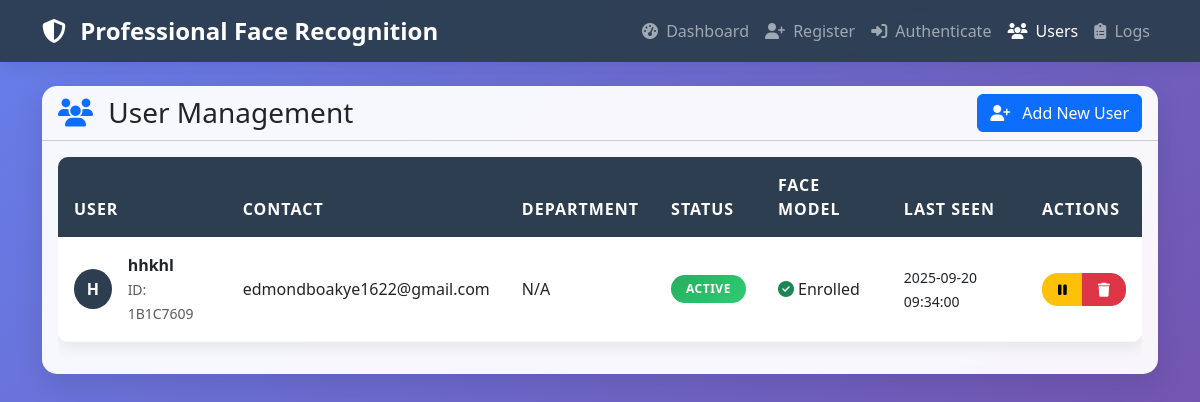
Screenshot of /users with the database file from the repository.
### tables this page shows
CREATE TABLE users (
                id INTEGER PRIMARY KEY AUTOINCREMENT,
                user_id TEXT UNIQUE NOT NULL,
                full_name TEXT NOT NULL,
                email TEXT UNIQUE NOT NULL,
                phone TEXT,
                department TEXT,
                role TEXT DEFAULT 'user',
                status TEXT DEFAULT 'active',
                created_at TIMESTAMP DEFAULT CURRENT_TIMESTAMP,
                updated_at TIMESTAMP DEFAULT CURRENT_TIMESTAMP,
                last_seen TIMESTAMP,
                face_model_path TEXT
            );

### professional_app.py (the view)
@app.route('/users')
def users_page():
    users = face_system.get_all_users()
    return render_template('users.html', users=users)

### templates/users.html (shortened to what this page needs)
<!DOCTYPE html>
<html lang="en">
<head>
    <link href="https://cdn.jsdelivr.net/npm/bootstrap@5.3.0/dist/css/bootstrap.min.css" rel="stylesheet">
    <link href="https://cdnjs.cloudflare.com/ajax/libs/font-awesome/6.4.0/css/all.min.css" rel="stylesheet">
</head>
<body>
    <nav class="navbar navbar-expand-lg navbar-dark">
        <div class="container">
            <a class="navbar-brand" href="/">
                <i class="fas fa-shield-alt me-2"></i>
                Professional Face Recognition
            </a>
            <div class="collapse navbar-collapse" id="navbarNav">
                <ul class="navbar-nav ms-auto">
                    <li class="nav-item">
                        <a class="nav-link" href="/"><i class="fas fa-tachometer-alt me-1"></i> Dashboard</a>
                    </li>
                    <li class="nav-item">
                        <a class="nav-link" href="/register"><i class="fas fa-user-plus me-1"></i> Register</a>
                    </li>
                    <li class="nav-item">
                        <a class="nav-link" href="/authenticate"><i class="fas fa-sign-in-alt me-1"></i> Authenticate</a>
                    </li>
                    <li class="nav-item">
                        <a class="nav-link active" href="/users"><i class="fas fa-users me-1"></i> Users</a>
                    </li>
                    <li class="nav-item">
                        <a class="nav-link" href="/logs"><i class="fas fa-clipboard-list me-1"></i> Logs</a>
                    </li>
                </ul>
            </div>
        </div>
    </nav>
    <div class="container mt-4">
        <div class="card">
            <div class="card-header bg-transparent">
                <div class="d-flex justify-content-between align-items-center">
                    <h3 class="mb-0">
                        <i class="fas fa-users me-2 text-primary"></i>
                        User Management
                    </h3>
                    <a href="/register" class="btn btn-primary">
                        <i class="fas fa-user-plus me-2"></i>
                        Add New User
                    </a>
                </div>
            </div>
            <div class="card-body">
                {% if users %}
                <div class="table-responsive">
                    <table class="table table-hover">
                        <thead>
                            <tr>
                                <th>User</th>
                                <th>Contact</th>
                                <th>Department</th>
                                <th>Status</th>
                                <th>Face Model</th>
                                <th>Last Seen</th>
                                <th>Actions</th>
                            </tr>
                        </thead>
                        <tbody>
                            {% for user in users %}
                            <tr>
                                <td>
                                    <div class="d-flex align-items-center">
                                        <div class="user-avatar me-3">
                                            {{ user.full_name[0].upper() }}
                                        </div>
                                        <div>
                                            <div class="fw-bold">{{ user.full_name }}</div>
                                            <small class="text-muted">ID: {{ user.user_id }}</small>
                                        </div>
                                    </div>
                                </td>
                                <td>
                                    <div>{{ user.email }}</div>
                                </td>
                                <td>
                                    {{ user.department or 'N/A' }}
                                </td>
                                <td>
                                    {% if user.status == 'active' %}
                                    <span class="badge badge-success">Active</span>
                                    {% elif user.status == 'inactive' %}
                                    <span class="badge badge-warning">Inactive</span>
                                    {% else %}
                                    <span class="badge badge-danger">Suspended</span>
                                    {% endif %}
                                </td>
                                <td>
                                    {% if user.has_face_model %}
                                    <i class="fas fa-check-circle text-success"></i> Enrolled
                                    {% else %}
                                    <i class="fas fa-times-circle text-danger"></i> Not Enrolled
                                    {% endif %}
                                </td>
                                <td>
                                    {% if user.last_seen %}
                                    <small>{{ user.last_seen }}</small>
                                    {% else %}
                                    <small class="text-muted">Never</small>
                                    {% endif %}
                                </td>
                                <td>
                                    <div class="btn-group" role="group">
                                        {% if user.status == 'active' %}
                                        <button class="btn btn-warning btn-sm" onclick="updateUserStatus('{{ user.user_id }}', 'inactive')">
                                            <i class="fas fa-pause"></i>
                                        </button>
                                        {% else %}
                                        <button class="btn btn-success btn-sm" onclick="updateUserStatus('{{ user.user_id }}', 'active')">
                                            <i class="fas fa-play"></i>
                                        </button>
                                        {% endif %}
                                        <button class="btn btn-danger btn-sm" onclick="deleteUser('{{ user.user_id }}', '{{ user.full_name }}')">
                                            <i class="fas fa-trash"></i>
                                        </button>
                                    </div>
                                </td>
                            </tr>
                            {% endfor %}
                        </tbody>
                    </table>
                </div>
                {% endif %}
            </div>
        </div>
    </div>
</body>
</html>

### templates/users.html (style rules this page uses)
:root { --primary-color: #2c3e50; --secondary-color: #3498db; --success-color: #27ae60; --warning-color: #f39c12; --danger-color: #e74c3c; }
body { background: linear-gradient(135deg, #667eea 0%, #764ba2 100%); min-height: 100vh; font-family: 'Segoe UI', Tahoma, Geneva, Verdana, sans-serif; }
.navbar { background: rgba(44, 62, 80, 0.95) !important; backdrop-filter: blur(10px); box-shadow: 0 2px 20px rgba(0,0,0,0.1); }
.navbar-brand { font-weight: 700; font-size: 1.5rem; }
.card { border: none; border-radius: 15px; box-shadow: 0 10px 30px rgba(0,0,0,0.1); backdrop-filter: blur(10px); background: rgba(255, 255, 255, 0.95); }
.table { background: white; border-radius: 10px; overflow: hidden; box-shadow: 0 5px 15px rgba(0,0,0,0.08); }
.table thead th { background: var(--primary-color); color: white; border: none; font-weight: 600; text-transform: uppercase; letter-spacing: 1px; padding: 1rem; }
.table tbody td { padding: 1rem; vertical-align: middle; border-color: #f8f9fa; }
.badge { padding: 8px 15px; border-radius: 20px; font-weight: 600; text-transform: uppercase; letter-spacing: 0.5px; }
.badge-success { background: linear-gradient(135deg, var(--success-color), #2ecc71); }
.btn-sm { padding: 5px 15px; font-size: 0.875rem; border-radius: 15px; }
.user-avatar { width: 40px; height: 40px; border-radius: 50%; background: var(--primary-color); color: white; display: flex; align-items: center; justify-content: center; font-weight: 600; }

### rows the page displays
users: full_name "H", full_name "hhkhl", user_id "1B1C7609", email "edmondboakye1622@gmail.com", department "N/A", status "ACTIVE", last_seen "2025-09-20 09:34:00"
